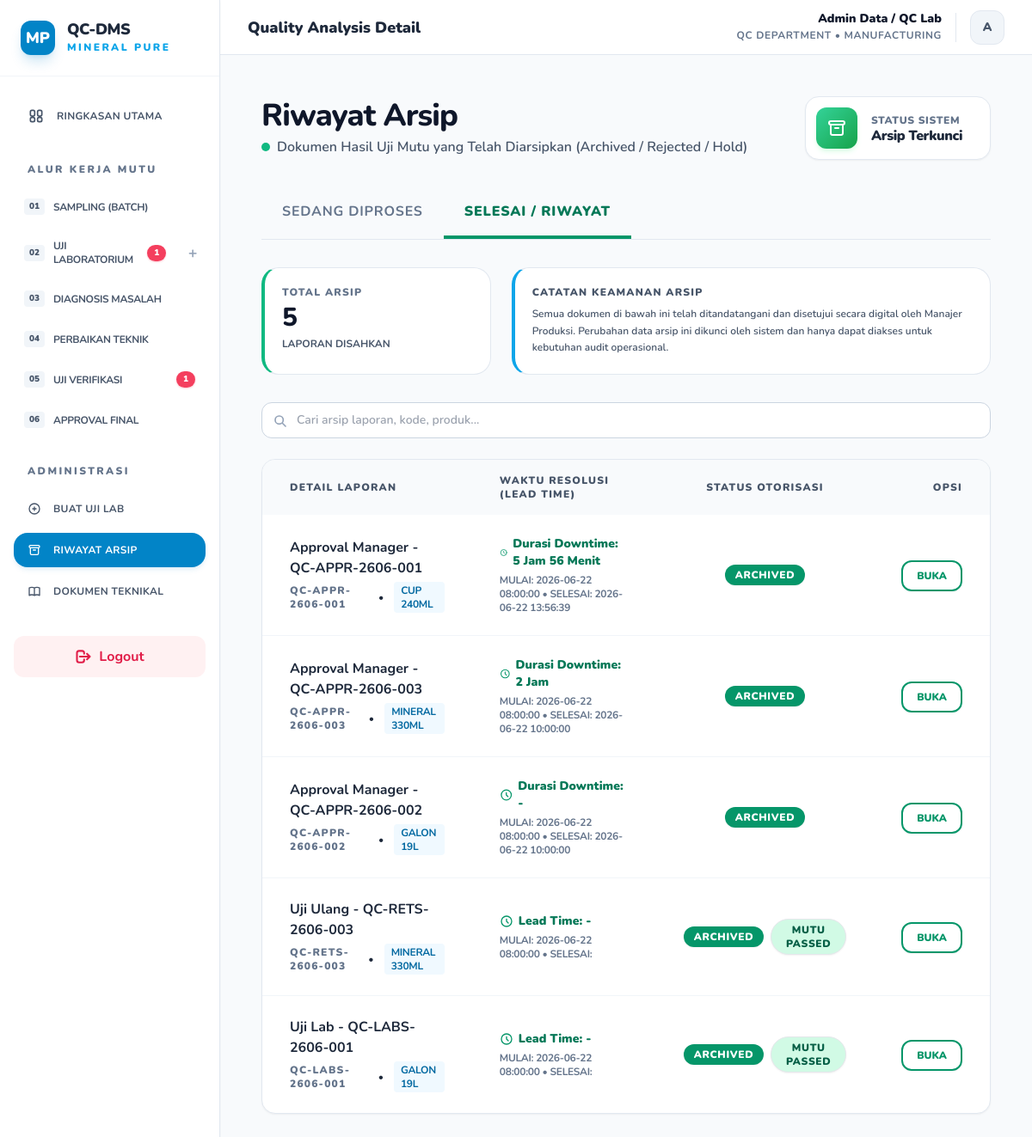
/archive.php (signed in), run on the app's committed database.
### tables this page shows
CREATE TABLE documents (
        id INTEGER PRIMARY KEY AUTOINCREMENT,
        no_dokumen TEXT UNIQUE,
        nama_dokumen TEXT,
        produk TEXT,
        jenis TEXT,
        tanggal TEXT,
        inspector TEXT,
        machine_id TEXT,
        admin_entry_name TEXT,
        status TEXT,
        status_mutu TEXT DEFAULT 'Passed',
        approval_status TEXT DEFAULT 'Waiting Approval',
        approved_by TEXT,
        link TEXT,
        deskripsi TEXT,
        folder_path TEXT,
        parent_doc_id INTEGER,
        ph TEXT,
        tds TEXT,
        kekeruhan TEXT,
        created_at DATETIME,
        approved_at DATETIME,
        archived_at DATETIME
    , file_path TEXT, external_link TEXT);

### db.php (called while the page is built, shortened)
<?php
function formatLeadTime($created, $approved) {
    if (empty($created) || empty($approved)) {
        return '-';
    }
    $t1 = strtotime($created);
    $t2 = strtotime($approved);
    $diff = $t2 - $t1;
    $days = floor($diff / 86400);
    $hours = floor(($diff % 86400) / 3600);
    $minutes = floor(($diff % 3600) / 60);
    $result = [];
    if ($hours > 0) {
        $result[] = $hours . " Jam";
    }
    if ($minutes > 0 || empty($result)) {
        $result[] = $minutes . " Menit";
    }
    return implode(" ", $result);
}
function getRepairDowntime($doc, $pdo) {
    $current = $doc;
    $approved_time = $doc['approved_at'] ?? null;
    for ($i = 0; $i < 10; $i++) {
        if (empty($current['parent_doc_id'])) {
            break;
        }
        $stmt = $pdo->prepare("SELECT * FROM documents WHERE id = ?");
        $stmt->execute([$current['parent_doc_id']]);
        $parent = $stmt->fetch(PDO::FETCH_ASSOC);
        if ($parent['jenis'] == 'Diagnosis_Mesin') {
            $created_time = $parent['created_at'];
            if (!empty($created_time) && !empty($approved_time)) {
                return formatLeadTime($created_time, $approved_time);
            }
        }
        $current = $parent;
    }
    return '-';
}
?>

### archive.php (the view, shortened to what this page needs)
<?php
require 'db.php';
$search = $_GET['search'] ?? null;
$query = "SELECT * FROM documents WHERE status IN ('Archived', 'Rejected', 'Hold', 'Aborted')";
$params = [];
$query .= " ORDER BY archived_at DESC, id DESC";
$stmt = $pdo->prepare($query);
$stmt->execute($params);
$files = $stmt->fetchAll(PDO::FETCH_ASSOC);
$total_archived = $pdo->query("SELECT COUNT(*) FROM documents WHERE status IN ('Archived', 'Rejected', 'Hold', 'Aborted')")->fetchColumn();
?>
<!DOCTYPE html>
<html lang="id">
<head>
    <script src="https://cdn.tailwindcss.com"></script>
</head>
<body class="antialiased">
    <?php include 'sidebar.php'; ?>
    <div class="p-4 max-w-7xl mx-auto">
        <div class="mb-8 flex flex-col md:flex-row justify-between items-start md:items-center gap-6">
            <div>
                <h1 class="text-3xl md:text-4xl font-extrabold tracking-tight text-slate-900">Riwayat Arsip</h1>
                <p class="text-slate-600 font-semibold mt-1 flex items-center gap-2">
                    <span class="w-2.5 h-2.5 bg-emerald-500 rounded-full animate-pulse"></span>
                    Dokumen Hasil Uji Mutu yang Telah Diarsipkan (Archived / Rejected / Hold)
                </p>
            </div>
            <div class="flex items-center gap-4 bg-white p-3 pr-8 rounded-2xl border border-slate-200 shadow-sm">
                <div class="w-12 h-12 bg-gradient-to-br from-emerald-400 to-green-600 rounded-xl flex items-center justify-center text-white shadow-md shadow-green-100">
                    <svg class="w-6 h-6 text-white" fill="none" stroke="currentColor" viewBox="0 0 24 24" xmlns="http://www.w3.org/2000/svg">
                        <path stroke-linecap="round" stroke-linejoin="round" stroke-width="2" d="M5 8h14M5 8a2 2 0 110-4h14a2 2 0 110 4M5 8v10a2 2 0 002 2h10a2 2 0 002-2V8m-9 4h4"></path>
                    </svg>
                </div>
                <div>
                    <p class="text-xs font-black uppercase tracking-wider text-slate-500 mb-0.5">Status Sistem</p>
                    <p class="text-base font-black text-slate-800 tracking-tight leading-none">Arsip Terkunci</p>
                </div>
            </div>
        </div>
        <div class="mb-8 flex border-b border-slate-200">
            <a href="index.php" class="px-6 py-4 font-bold text-sm md:text-base uppercase tracking-wider border-b-4 border-transparent text-slate-500 hover:text-slate-700 hover:border-slate-300 transition-colors">Sedang Diproses</a>
            <a href="archive.php" class="px-6 py-4 font-black text-sm md:text-base uppercase tracking-wider border-b-4 border-emerald-600 text-emerald-700">Selesai / Riwayat</a>
        </div>
        <div class="grid grid-cols-1 md:grid-cols-3 gap-6 mb-8 stat-grid">
            <div class="stat-card border-l-4 border-l-emerald-500 group md:col-span-1">
                <p class="text-xs font-black text-slate-500 uppercase tracking-widest mb-1 group-hover:text-emerald-500 transition-colors">Total Arsip</p>
                <h3 class="text-3xl font-extrabold text-slate-900"><?= $total_archived ?></h3>
                <p class="text-xs text-slate-600 mt-1 font-bold uppercase">Laporan Disahkan</p>
            </div>
            <div class="stat-card border-l-4 border-l-sky-500 group md:col-span-2">
                <p class="text-xs font-black text-slate-600 uppercase tracking-widest mb-1">Catatan Keamanan Arsip</p>
                <p class="text-xs text-slate-600 font-semibold leading-relaxed mt-2">
                    Semua dokumen di bawah ini telah ditandatangani dan disetujui secara digital oleh Manajer Produksi. Perubahan data arsip ini dikunci oleh sistem dan hanya dapat diakses untuk kebutuhan audit operasional.
                </p>
            </div>
        </div>
        <div class="mb-6">
            <form action="" method="GET" class="relative">
                <input type="text" name="search" value="<?= htmlspecialchars($search ?? '') ?>" placeholder="Cari arsip laporan, kode, produk..." class="pl-10 pr-4 py-2.5 bg-white border border-slate-300 rounded-xl text-sm font-semibold focus:border-emerald-500 outline-none w-full transition-all">
                <span class="absolute left-3.5 top-3.5 text-slate-400">
                    <svg class="w-4 h-4" fill="none" stroke="currentColor" viewBox="0 0 24 24" xmlns="http://www.w3.org/2000/svg"><path stroke-linecap="round" stroke-linejoin="round" stroke-width="2.5" d="M21 21l-6-6m2-5a7 7 0 11-14 0 7 7 0 0114 0z"></path></svg>
                </span>
            </form>
        </div>
        <div class="bg-white rounded-2xl border border-slate-200 shadow-sm overflow-hidden desktop-table-area mb-20">
            <div class="overflow-x-auto">
                <table class="w-full min-w-[800px]">
                    <thead>
                        <tr class="bg-slate-50">
                            <th class="px-8 py-4 text-left text-xs font-black text-slate-600 uppercase tracking-widest">Detail Laporan</th>
                            <th class="px-8 py-4 text-left text-xs font-black text-slate-600 uppercase tracking-widest">Waktu Resolusi (Lead Time)</th>
                            <th class="px-8 py-4 text-center text-xs font-black text-slate-600 uppercase tracking-widest">Status Otorisasi</th>
                            <th class="px-8 py-4 text-right text-xs font-black text-slate-600 uppercase tracking-widest">Opsi</th>
                        </tr>
                    </thead>
                    <tbody class="divide-y divide-slate-100">
                        <?php foreach ($files as $file): ?>
                            <tr class="hover:bg-emerald-50/10 transition-colors">
                                <td class="px-8 py-6">
                                    <a href="view.php?id=<?= $file['id'] ?>" class="block group">
                                        <p class="font-bold text-slate-800 text-base group-hover:text-emerald-600 transition-colors"><?= htmlspecialchars($file['nama_dokumen']) ?></p>
                                        <div class="flex items-center gap-3 mt-1">
                                            <p class="text-xs font-black text-slate-500 tracking-widest uppercase"><?= htmlspecialchars($file['no_dokumen']) ?></p>
                                            <span class="text-xs text-slate-350">•</span>
                                            <p class="text-xs font-bold text-sky-700 bg-sky-50 px-2 py-0.5 rounded uppercase tracking-tight"><?= str_replace('_', ' ', $file['produk']) ?></p>
                                        </div>
                                    </a>
                                </td>
                                <td class="px-8 py-6">
                                     <div class="flex flex-col gap-1">
                                         <span class="text-sm font-black text-emerald-700 flex items-center gap-1.5">
                                             <svg class="w-4 h-4 text-emerald-600" fill="none" stroke="currentColor" viewBox="0 0 24 24" xmlns="http://www.w3.org/2000/svg"><path stroke-linecap="round" stroke-linejoin="round" stroke-width="2" d="M12 8v4l3 3m6-3a9 9 0 11-18 0 9 9 0 0118 0z"></path></svg>
                                             <?php if ($file['jenis'] == 'Approval_Manager'): ?>
                                                 Durasi Downtime: <?= getRepairDowntime($file, $pdo) ?>
                                             <?php else: ?>
                                                 Lead Time: <?= formatLeadTime($file['created_at'], $file['approved_at']) ?>
                                             <?php endif; ?>
                                         </span>
                                         <span class="text-xs font-bold text-slate-500 uppercase tracking-tight">
                                             Mulai: <?= $file['created_at'] ?> &bull; Selesai: <?= $file['approved_at'] ?>
                                         </span>
                                     </div>
                                 </td>
                                 <td class="px-8 py-6 text-center">
                                     <div class="flex items-center justify-center gap-2">
                                         <?php if ($file['status'] == 'Archived'): ?>
                                             <span class="px-3 py-1 bg-emerald-600 text-white rounded-full text-xs font-black uppercase tracking-wider shadow-sm">
                                                 ARCHIVED
                                             </span>
                                         <?php elseif ($file['status'] == 'Rejected'): ?>
                                             <span class="px-3 py-1 bg-rose-600 text-white rounded-full text-xs font-black uppercase tracking-wider shadow-sm">
                                                 REJECTED
                                             </span>
                                         <?php elseif ($file['status'] == 'Hold'): ?>
                                             <span class="px-3 py-1 bg-amber-500 text-white rounded-full text-xs font-black uppercase tracking-wider shadow-sm">
                                                 HOLD
                                             </span>
                                         <?php else: ?>
                                             <span class="px-3 py-1 bg-slate-650 text-white rounded-full text-xs font-black uppercase tracking-wider shadow-sm">
                                                 <?= htmlspecialchars(strtoupper($file['status'])) ?>
                                             </span>
                                         <?php endif; ?>
                                         <?php if ($file['jenis'] == 'Uji_Lab' || $file['jenis'] == 'Uji_Ulang'): ?>
                                             <?php
                                             $is_passed = ($file['status_mutu'] == 'Passed' || $file['status_mutu'] == 'Lolos');
                                             $bg_class = $is_passed ? 'bg-emerald-100 text-emerald-800 border-emerald-250' : 'bg-rose-100 text-rose-800 border-rose-250';
                                             $label = $is_passed ? 'Mutu PASSED' : 'Mutu REJECT';
                                             ?>
                                             <span class="px-3 py-1 border rounded-full text-xs font-black uppercase tracking-wider shadow-sm <?= $bg_class ?>">
                                                 <?= $label ?>
                                             </span>
                                         <?php endif; ?>
                                     </div>
                                 </td>
                                <td class="px-8 py-6 text-right">
                                    <a href="view.php?id=<?= $file['id'] ?>" class="text-xs font-black text-emerald-600 hover:bg-emerald-600 hover:text-white px-4 py-2 border-2 border-emerald-600 rounded-xl transition-all shadow-sm">BUKA</a>
                                </td>
                             </tr>
                        <?php endforeach; ?>
                    </tbody>
                </table>
            </div>
        </div>
    </div>
</body>
</html>

### archive.php (style rules this page uses)
:root { --primary: #0284c7; --success: #059669; --bg-main: #f8fafc; }
body { font-family: system-ui, -apple-system, BlinkMacSystemFont, "Segoe UI", Roboto, "Helvetica Neue", Arial, sans-serif; background-color: var(--bg-main); color: #1e293b; }
h1, h2, h3, h4 { font-family: system-ui, -apple-system, BlinkMacSystemFont, "Segoe UI", Roboto, "Helvetica Neue", Arial, sans-serif; }
.stat-card { background: white; border-radius: 20px; border: 1px solid #e2e8f0; padding: 1.25rem; transition: all 0.2s; }

### sidebar.php (style rules this page uses)
body, h1, h2, h3, h4, h5, h6, p, a, span, div, button, input, select, textarea { font-family: 'Nunito', sans-serif !important; }

### data on the page
documents: nama_dokumen "Approval Manager - QC-APPR-2606-001", no_dokumen "QC-APPR-2606-001", produk "CUP 240ML", pdo "5 Jam 56 Menit", created_at "2026-06-22 08:00:00", approved_at "2026-06-22 13:56:39", status "ARCHIVED"
documents: nama_dokumen "Approval Manager - QC-APPR-2606-003", no_dokumen "QC-APPR-2606-003", produk "MINERAL 330ML", pdo "2 Jam", created_at "2026-06-22 08:00:00", approved_at "2026-06-22 10:00:00", status "ARCHIVED"
documents: nama_dokumen "Approval Manager - QC-APPR-2606-002", no_dokumen "QC-APPR-2606-002", produk "GALON 19L", pdo "-", created_at "2026-06-22 08:00:00", approved_at "2026-06-22 10:00:00", status "ARCHIVED"
documents: nama_dokumen "Uji Ulang - QC-RETS-2606-003", no_dokumen "QC-RETS-2606-003", produk "MINERAL 330ML", created_at+approved_at "-", created_at "2026-06-22 08:00:00", status "ARCHIVED", status_mutu "MUTU PASSED"
documents: nama_dokumen "Uji Lab - QC-LABS-2606-001", no_dokumen "QC-LABS-2606-001", produk "GALON 19L", created_at+approved_at "-", created_at "2026-06-22 08:00:00", status "ARCHIVED", status_mutu "MUTU PASSED"

### other printed values
$val['num'] "01"
$val['title'] "SAMPLING (BATCH)"
$val['num'] "02"
$val['title'] "UJI LABORATORIUM"
$pending_counts[$key] "1"
$val['num'] "03"
$val['title'] "DIAGNOSIS MASALAH"
$val['num'] "04"
$val['title'] "PERBAIKAN TEKNIK"
$val['num'] "05"
$val['title'] "UJI VERIFIKASI"
$val['num'] "06"
$val['title'] "APPROVAL FINAL"
$role_name "Admin Data / QC Lab"
substr($role_name, 0, 1) "A"
